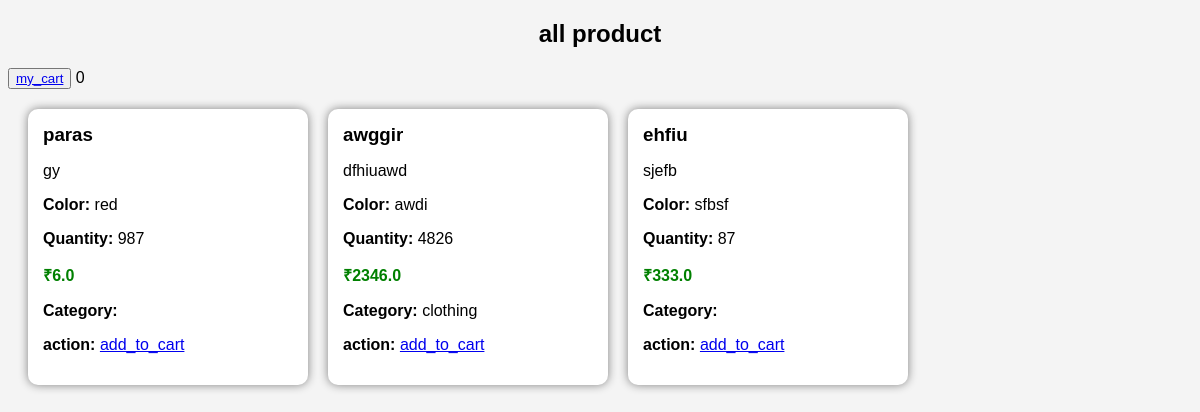
The page /show on the database as committed earlier.
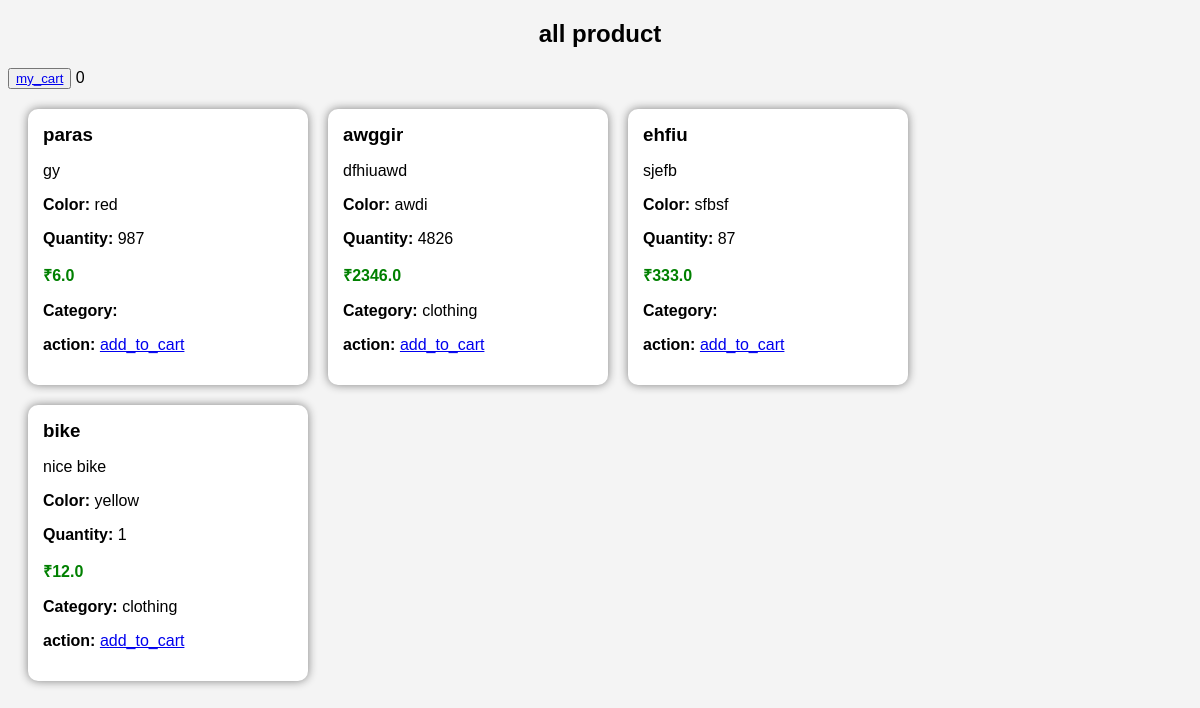
The same page on the database as committed later.
### app/models.py (models this page shows, shortened)
class Product(models.Model):
    name = models.CharField(max_length=100)
    description = models.TextField()
    color = models.CharField(max_length=50)
    quantity = models.IntegerField()
    price = models.FloatField()
    category = models.CharField(max_length=50)

### app/views.py (the view)
# urls.py: path('show',show,name='show'),
def show(request):
    data = Product.objects.all()
    cart = request.session.get('cart', [])
    count_c = len(cart)
    return render(request, "my_cart.html", {
        "data": data,
        "count": count_c
    })

### app/templates/my_cart.html (shortened to what this page needs)
<!DOCTYPE html>
<html>
<head>
</head>
<body>
<h2 style="text-align:center;">all product</h2>
<button><a href={% url 'my_cart'  %}>my_cart</a></button>
{{count}}
<div class="container">
    {% for p in data %}
        <div class="card">
            <h3>{{ p.name }}</h3>
            <p>{{ p.description }}</p>
            <p><b>Color:</b> {{ p.color }}</p>
            <p><b>Quantity:</b> {{ p.quantity }}</p>
            <p class="price">₹{{ p.price }}</p>
            <p><b>Category:</b> {{ p.category }}</p>
            <p><b>action:</b> <a href={% url 'save' pk=p.id %}>add_to_cart</a></p>
        </div>
    {% endfor %}
</div>
</body>
</html>

### app/templates/my_cart.html (style rules this page uses)
body { font-family: Arial; background: #f4f4f4; }
.container { display: flex; flex-wrap: wrap; gap: 20px; padding: 20px; }
.card { width: 250px; background: white; padding: 15px; border-radius: 10px; box-shadow: 0 0 10px gray; }
.card h3 { margin: 0; }
.price { color: green; font-weight: bold; }

Rows that differ between the two databases and show on the page:
added Product: name "bike", description "nice bike", color "yellow", quantity "1", price "12.0", category "clothing"
